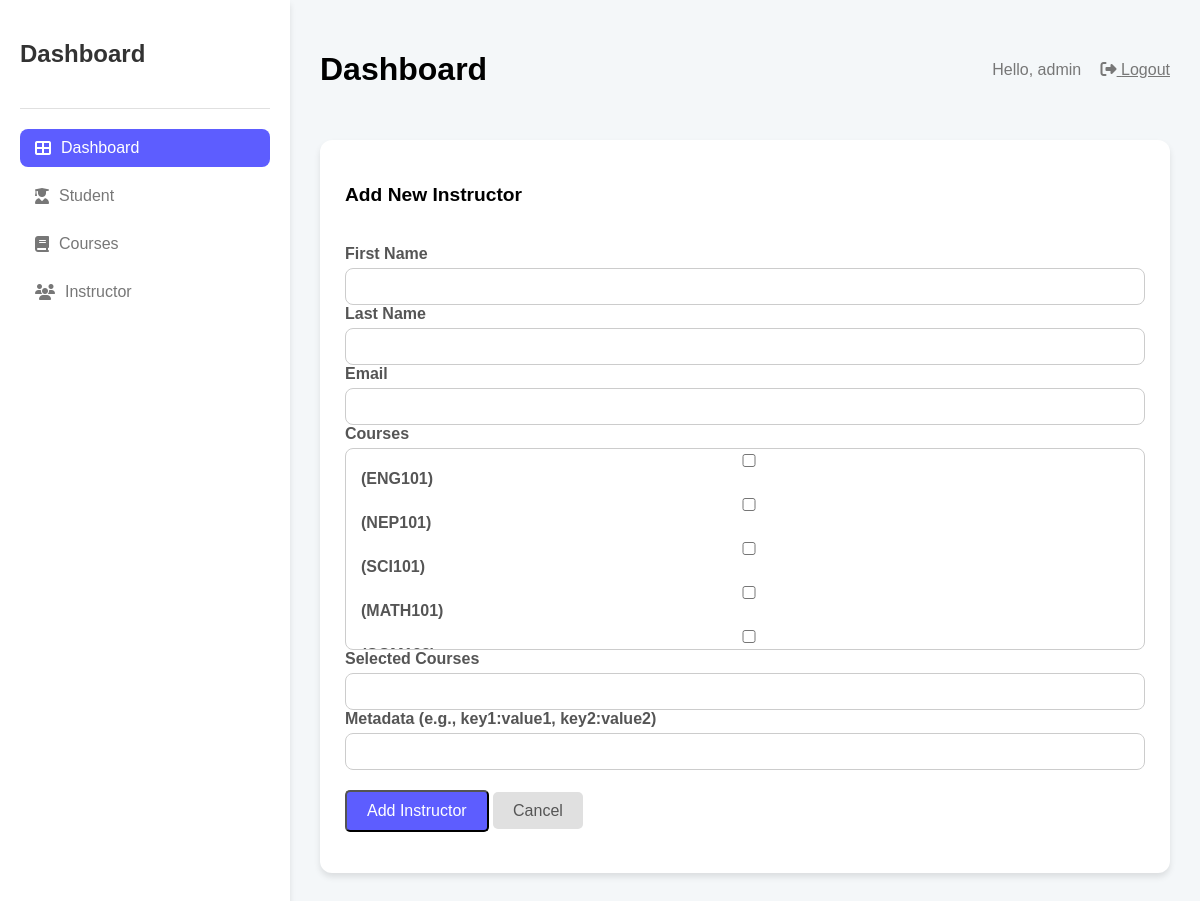
The page /add-instructor/ (signed in) on the database its author committed.
### student/models.py (models this page shows, shortened)
class Course(models.Model):
    name = models.CharField(max_length=200)
    course_code = models.CharField(max_length=20, unique=True, validators=[course_code_validator])
    description = models.TextField(blank=True)
    metadata = models.ManyToManyField("Metadata", related_name="courses", blank=True)

### student/views.py (the view, shortened to what this page needs)
# urls.py: path('add-instructor/', views.add_instructor, name='add_instructor'),
@login_required
def add_instructor(request):
    courses = Course.objects.all()
    return render(request, 'instructor_app/add_instructor.html', {'courses': courses})

### templates/instructor_app/add_instructor.html (shortened to what this page needs)
{% extends 'core/dashboard.html' %}
{% load static %}
{% block content %}
<div class="card">
    <div class="card-header">
        <h3>Add New Instructor</h3>
    </div>
    <div class="card-body">
        <form method="POST">
            <div class="form-group mb-3">
                <label for="first_name">First Name</label>
                <input type="text" id="first_name" name="first_name" class="form-control" required value="{{ form_data.first_name }}">
            </div>
            <div class="form-group mb-3">
                <label for="last_name">Last Name</label>
                <input type="text" id="last_name" name="last_name" class="form-control" required value="{{ form_data.last_name }}">
            </div>
            <div class="form-group mb-3">
                <label for="email">Email</label>
                <input type="email" id="email" name="email" class="form-control" required value="{{ form_data.email }}">
            </div>
            <div class="form-group mb-3">
                <label for="courses_checkboxes">Courses</label>
                <div class="course-scroll-container" id="courses_checkboxes">
                    {% for course in courses %}
                    <div class="form-check">
                        <input class="form-check-input course-checkbox" type="checkbox" name="courses" id="course_{{ course.pk }}" value="{{ course.pk }}" {% if course.pk|stringformat:"s" in form_data.courses %}checked{% endif %}>
                        <label class="form-check-label" for="course_{{ course.pk }}">
                            {{ course.course_name }} ({{ course.course_code }})
                        </label>
                    </div>
                    {% endfor %}
                </div>
            </div>
            <div class="form-group mb-3">
                <label for="courses_display">Selected Courses</label>
                <input type="text" id="courses_display" class="form-control" readonly>
            </div>
            <div class="form-group mb-3">
                <label for="metadata">Metadata (e.g., key1:value1, key2:value2)</label>
                <input type="text" id="metadata" name="metadata" class="form-control" value="{{ form_data.metadata }}">
            </div>
            <div class="button-container">
                <button type="submit" class="btn btn-primary">Add Instructor</button>
                <a href="{% url 'instructor_list' %}" class="btn btn-secondary">Cancel</a>
            </div>
        </form>
    </div>
</div>
{% endblock content %}

### templates/core/dashboard.html (shortened to what this page needs)
<!DOCTYPE html>
<html lang="en">
<head>
    <link rel="stylesheet" href="https://cdnjs.cloudflare.com/ajax/libs/font-awesome/6.4.0/css/all.min.css">
<body>
    <div class="dashboard-container">
        <div class="sidebar">
            <div class="sidebar-header"><h2>Dashboard</h2></div>
            <ul class="sidebar-menu">
                <li><a href="{% url 'dashboard' %}" class="active"><i class="fa fa-th-large"></i> Dashboard</a></li>
                <li><a href="{% url 'student_list' %}"><i class="fa fa-user-graduate"></i> Student</a></li>
                <li><a href="{% url 'course_list' %}"><i class="fa fa-book"></i> Courses</a></li>
                <li><a href="{% url 'instructor_list' %}"><i class="fa fa-users"></i> Instructor</a></li>
            </ul>
        </div>
        <div class="main-content">
            <div class="header">
                <div>
                    <h1>Dashboard</h1>
                </div>
                <div>
                    {% if user.is_authenticated %}
                        <span style="margin-right:15px; color:#777;">Hello, {{ user.username }}</span>
                        <a href="{% url 'index' %}" style="color:#777;"><i class="fa fa-sign-out-alt"></i> Logout</a>
                    {% else %}
                        <i class="fa fa-search" style="margin-right:15px; color:#777;"></i>
                        <i class="fa fa-bell" style="margin-right:15px; color:#777;"></i>
                        <i class="fa fa-moon" style="color:#777;"></i>
                    {% endif %}
                </div>
            </div>
            {%block content%}{% endblock content %}
            </div>
        </div>
</body>
</html>

### templates/core/dashboard.html (style rules this page uses)
body { font-family: 'Poppins', sans-serif; background-color: #f4f7f9; margin: 0; }
.dashboard-container { display: flex; min-height: 100vh; }
.sidebar { width: 250px; background-color: white; padding: 20px; box-shadow: 0 4px 6px rgba(0,0,0,0.1); }
.sidebar-header { padding-bottom: 20px; border-bottom: 1px solid #e0e0e0; margin-bottom: 20px; }
.sidebar-header h2 { font-size: 1.5rem; color: #333; }
.sidebar-menu { list-style: none; padding: 0; }
.sidebar-menu a { display: flex; align-items: center; padding: 10px 15px; border-radius: 8px; text-decoration: none; color: #777; margin-bottom: 10px; transition: 0.3s; }
.sidebar-menu a.active { background-color: #5d5dff; color: white; }
.sidebar-menu a i { margin-right: 10px; }
.main-content { flex: 1; padding: 30px; }
.header { display: flex; justify-content: space-between; align-items: center; margin-bottom: 30px; }
.header h1 { font-size: 2rem; }
.card { background-color: white; padding: 25px; border-radius: 12px; box-shadow: 0 4px 6px rgba(0,0,0,0.1); }
.card-header { display: flex; justify-content: space-between; align-items: center; margin-bottom: 20px; }
.card-header h3 { font-size: 1.2rem; }

### templates/instructor_app/add_instructor.html (style rules this page uses)
.form-group label { font-weight: 600; color: #555; }
.form-group input, .form-group select, .form-group textarea { display: block; width: 100%; padding: 10px; border: 1px solid #ccc; border-radius: 8px; margin-top: 5px; }
.form-check { margin-bottom: 10px; }
.btn { padding: 10px 20px; border-radius: 5px; text-decoration: none; font-size: 1rem; }
.btn-primary { background-color: #5d5dff; color: white; }
.btn-secondary { background-color: #e0e0e0; color: #555; }
.button-container { margin-top: 20px; }
.course-scroll-container { height: 200px; overflow-y: auto; padding-right: 15px; padding-left: 15px; border: 1px solid #ccc; border-radius: 8px; margin-top: 5px; }

### rows shown on the page
Course: course_code "ENG101"
Course: course_code "NEP101"
Course: course_code "SCI101"
Course: course_code "MATH101"

### other values the page prints
{{ user.username }} "admin"
